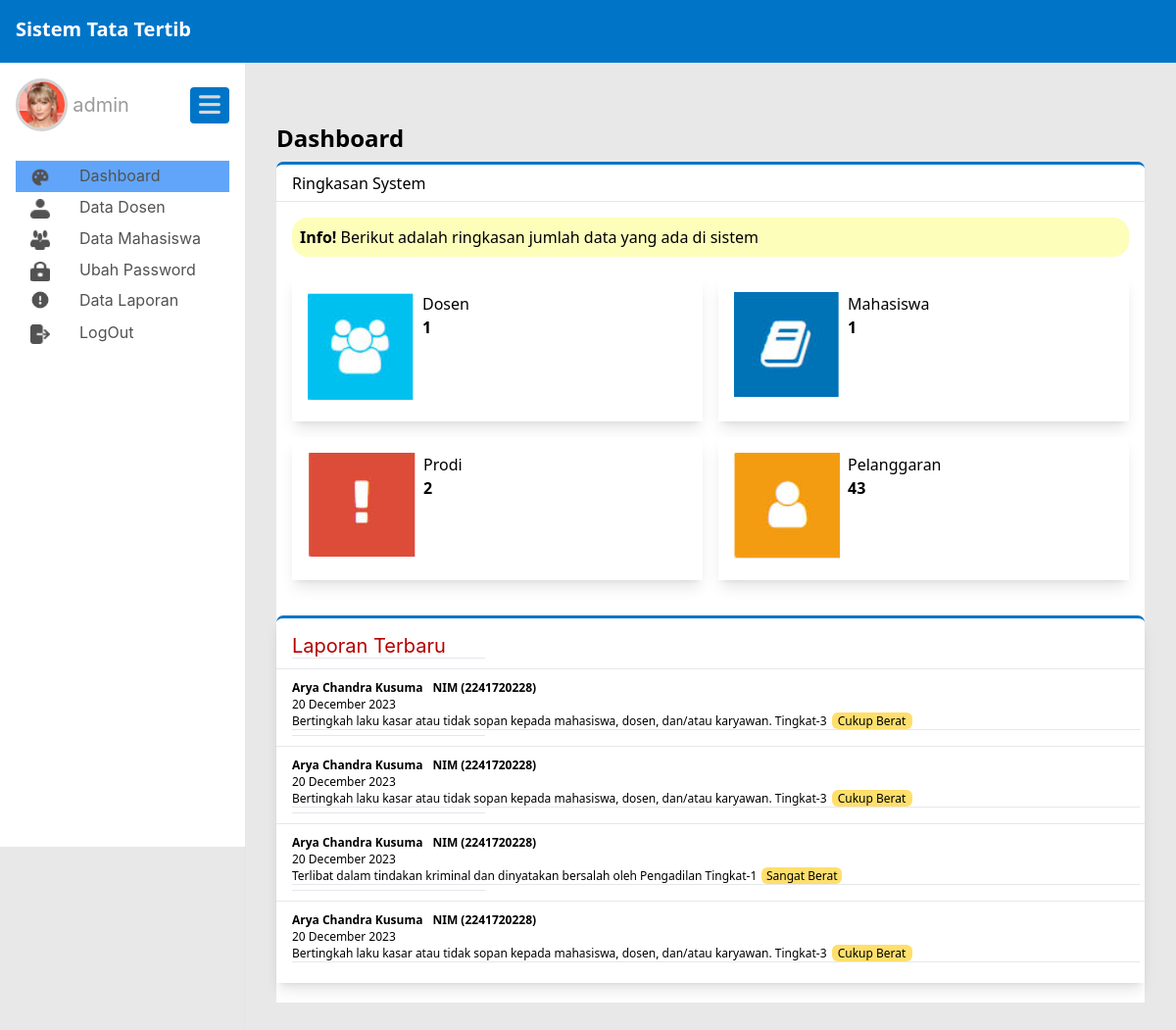
The page /public/admin (signed in) on the database its author committed.
### tables this page shows
CREATE TABLE `mahasiswa` (
  `nim` varchar(20) NOT NULL,
  `prodi_id` int(11) NOT NULL,
  `nama` varchar(50) NOT NULL,
  `TTL` varchar(50) NOT NULL,
  `jenis_kelamin` enum('L','P') NOT NULL,
  `alamat` varchar(100) NOT NULL,
  `email` varchar(50) NOT NULL,
  `no_phone` varchar(11) NOT NULL,
  `phone_ortu` varchar(20) NOT NULL,
  `jumlah_pelanggaran` int(11) NOT NULL,
  `mahasiswa_img` varchar(200) NOT NULL,
  `user_id` int(11) NOT NULL
);

CREATE TABLE `pelanggaran` (
  `pelanggaran_id` int(11) NOT NULL,
  `pelanggaran` varchar(500) NOT NULL,
  `tingkat` int(11) NOT NULL,
  `sanksi_id` int(11) NOT NULL
);

### app/core/Controller.php (called while the page is built, shortened)
<?php
class Controller{
    public function view($view, $data = []){
        require_once '../app/views/' . $view . '.php';
    }
    public function model($model){
        return new $model;
    }
}

### app/controllers/Admin.php (called while the page is built, shortened)
<?php
class Admin extends Controller{
    public function index(){
        $data['judul'] = 'Admin Page';
        $data['dosen'] = $this->model('Admin_model')->hitungDosen();
        $data['mahasiswa'] = $this->model('Admin_model')->hitungMahasiswa();
        $data['pelanggaran'] = $this->model('Admin_model')->hitungPelanggaran();
        $data['prodi'] = $this->model('Admin_model')->hitungProdi();
        $data['laporanTerbaru'] = $this->model('Admin_model')->laporanTerbaru();
        $this->view('templates/admin/header');
        $this->view('admin/index', $data);
        $this->view('templates/admin/footer');
    }
}

### app/core/App.php (called while the page is built, shortened)
<?php
class App
{
    protected $method = 'index';
    protected $params = [];
    public function __construct()
    {
        $this->controller = new $this->controller;
        call_user_func_array([$this->controller, $this->method], $this->params);
    }
}

### public/index.php (called while the page is built, shortened)
<?php
$app = new App;

### app/core/Database.php (called while the page is built, shortened)
<?php
class Database
{
    private $host = DB_HOST;
    private $user = DB_USER;
    private $pass = DB_PASS;
    private $db_name = DB_NAME;
    private $dbh;
    private $stmt;
    public function __construct()
    {
        $dsn = 'mysql:host=' . $this->host . ';dbname=' . $this->db_name;
        $option = [
            PDO::ATTR_PERSISTENT => true,
            PDO::ATTR_ERRMODE => PDO::ERRMODE_EXCEPTION
        ];
        try {
            $this->dbh = new PDO($dsn, $this->user, $this->pass, $option);
        } catch (PDOException $e) {
            die($e->getMessage());
        }
    }
    public function query($query)
    {
        $this->stmt = $this->dbh->prepare($query);
    }
    public function execute()
    {
        $this->stmt->execute();
    }
    public function resultSet()
    {
        $this->execute();
        return $this->stmt->fetchAll(PDO::FETCH_ASSOC);
    }
    public function single()
    {
        $this->execute();
        return $this->stmt->fetch(PDO::FETCH_ASSOC);
    }
}

### app/models/Admin_model.php (called while the page is built, shortened)
<?php
class Admin_model
{
    private $table2 = 'mahasiswa';
    private $table3 = 'pengaduan';
    private $table4 = 'pelanggaran';
    private $db;
    public function __construct()
    {
        $this->db = new Database;
    }
    public function hitungDosen()
    {
        $this->db->query('SELECT COUNT(nip) as jumlah_dosen FROM dosen');
        return $this->db->single();
    }
    public function hitungMahasiswa()
    {
        $this->db->query('SELECT COUNT(nim) as jumlah_mahasiswa FROM mahasiswa');
        return $this->db->single();
    }
    public function hitungPelanggaran()
    {
        $this->db->query('SELECT COUNT(pelanggaran_id) as jumlah_pelanggaran FROM pelanggaran');
        return $this->db->single();
    }
    public function hitungProdi()
    {
        $this->db->query('SELECT COUNT(prodi_id) as jumlah_prodi FROM prodi');
        return $this->db->single();
    }
    public function laporanTerbaru()
    {
        $this->db->query('SELECT
            m.nama, m.nim, date_format(p.tanggal_pengaduan, "%d %M %Y") as tanggal_pengaduan, pe.pelanggaran, pe.tingkat
        FROM ' . $this->table2 . ' AS m
        JOIN ' . $this->table3 . ' AS p ON m.nim = p.nim
        JOIN ' . $this->table4 . ' AS pe ON p.pelanggaran_id = pe.pelanggaran_id
        ORDER BY p.pengaduan_id DESC
        LIMIT 10');
        return $this->db->resultSet();
    }
}

### app/views/admin/index.php (the view, shortened to what this page needs)
<div class="flex-1 pl-8 pb-8 pt-6 pr-8 shadow-sm main_content">
  <div id="dashboard">
    <h1 class="text-2xl font-bold mb-2">Dashboard</h1>
    <div class="flex bg-white h-10 items-center shadow-sm subtitle_dashboard">
      <div class="flex-1 ml-4">Ringkasan System</div>
    </div>
    <div class="flex bg-white flex-col xl:flex-row">
      <div class="flex-1 bg-white p-4">
        <div class="flex-1 notif_db h-10 flex items-center pl-2">
        <p><b>Info! </b>Berikut adalah ringkasan jumlah data yang ada di sistem</p>
        </div>
        <div class="grid grid-cols-2 gap-4 mt-5">
          <div class="bg-white p-4 shadow-lg">
            <div class="inline-flex cardDb">
              <img src="<?= BASEURL; ?>/img/dashboard_icon/dosen.png" alt="">
              <div class="block ml-2">
                <div class="text-base inline">Dosen</div>
                <div class="text-base font-bold block"><?php echo $data['dosen']['jumlah_dosen'] ?></div>
              </div>
            </div>
          </div>
          <div class="bg-white p-4 shadow-lg">
            <div class="inline-flex cardDb">
              <img src="<?= BASEURL; ?>/img/dashboard_icon/jurusan.png" alt="">
              <div class="block ml-2">
                <div class="text-base inline">Mahasiswa</div>
                <div class="text-base font-bold block"><?php echo $data['mahasiswa']['jumlah_mahasiswa']?></div>
              </div>
            </div>
          </div>
          <div class="bg-white p-4 shadow-lg">
            <div class="inline-flex cardDb">
              <img src="<?= BASEURL; ?>/img/dashboard_icon/pelanggaran.png" alt="">
              <div class="block ml-2">
                <div class="text-base inline">Prodi</div>
                <div class="text-base font-bold block"><?php echo $data['prodi']['jumlah_prodi']  ?></div>
              </div>
            </div>
          </div>
          <div class="bg-white p-4 shadow-lg">
            <div class="inline-flex cardDb">
              <img src="<?= BASEURL; ?>/img/dashboard_icon/user.png" alt="">
              <div class="block ml-2">
                <div class="text-base inline">Pelanggaran</div>
                <div class="text-base font-bold block"><?php echo $data['pelanggaran']['jumlah_pelanggaran']?></div>
              </div>
            </div>
          </div>
        </div>
      </div>
      <div class="flex-1 bg-white pelanggaran_terbaru shadow-lg">
        <h3 class="pelanggaran_tbr_title">Laporan Terbaru</h3>
      <?php
        foreach ($data['laporanTerbaru'] as $row):
      ?>
        <hr class="hr_pelanggaran">
        <hr class="hr_db">
        <div class="biodata_pelanggar">
          <div class="profil_pelanggar flex">
            <p class="nama_pelanggar"><?php echo $row['nama']; ?></p>
            <p class="nim_pelanggar">NIM (<?php echo $data['laporanTerbaru'][0]['nim'] ?>)</p>
          </div>
          <div class="tanggal_pelanggaran_container flex">
            <p class="tanggal_pelanggaran"><?php echo $row['tanggal_pengaduan']?></p>
          </div>
          <div class="penyebab_pelanggaran_container flex">
            <p class="penyebab_pelanggaran"><?php echo $row['pelanggaran'] . " Tingkat-" . $row['tingkat']; ?></p>
            <p><?php
                if ($row['tingkat'] == '1') {
                  echo '<div class="bobot_cukup_berat">Sangat Berat</div>';
                } elseif ($row['tingkat'] == '2') {
                  echo '<div class="bobot_cukup_berat">Berat</div>';
                }elseif ($row['tingkat'] == '3'){
                  echo '<div class="bobot_cukup_berat">Cukup Berat</div>';
                }elseif ($row['tingkat'] == '4'){
                  echo '<div class="bobot_cukup_berat">Sedang</div>';
                }elseif ($row['tingkat'] == '5'){
                  echo '<div class="bobot_cukup_berat">Ringan</div>';
                }
                ?></p>
          </div>
          <hr class="hr_db">
        </div>
                <?php
                  endforeach;
                ?>
      </div>
    </div>
  </div>
</div>

### app/views/templates/admin/header.php (shortened to what this page needs)
<!DOCTYPE html>
<html lang="en">
<head>
  <script src="https://cdn.tailwindcss.com"></script>
  <link href="https://cdn.jsdelivr.net/npm/tailwindcss@2.2.19/dist/tailwind.min.css" rel="stylesheet">
  <link rel="stylesheet" href="<?= BASEURL; ?>/css/style.css">
  <link rel="stylesheet" href="https://cdnjs.cloudflare.com/ajax/libs/font-awesome/6.4.2/css/all.min.css" />
  <link rel="stylesheet" type="text/css" href="https://cdn.datatables.net/1.13.7/css/jquery.dataTables.min.css">
</head>
<body class="font-sans main">
  <nav class="navbar p-4 h-16 fixed top-0 w-full bg-gray-800 z-50">
    <div class="container-fluid mx-auto flex justify-between items-center">
      <div class="text-white font-bold text-xl">Sistem Tata Tertib</div>
    </div>
  </nav>
  <div class="flex">
    <aside class="p-4 sidebar">
      <div class="profil_db">
        <img src="<?= BASEURL; ?>/img/profil/profil.png" alt="" class="foto_profil">
        <h3 class="nama_profil"><?= $_SESSION['username']; ?></h3>
        <div class="containerBars containerBarsDefault">
          <i class="fa-solid fa-bars icon_bars toggle_bars"></i>
        </div>
      </div>
      <ul>
        <li class="sidebar_item h-8 flex items-center" id="dashboard_nav"><a href="<?= BASEURL; ?>/admin" class="text_sidebar"><img src="<?= BASEURL; ?>/img/icon/dashboard.png" class="inline icon_sidebar w-5 h-5" alt=""><span class="sidebar_text">Dashboard</span></a></li>
        <li class="sidebar_item h-8 flex items-center" id="data_dosen_nav"><a href="<?= BASEURL; ?>/admin/dosen" class="text_sidebar"><img src="<?= BASEURL; ?>/img/icon/data_dosen.png" class="inline icon_sidebar w-5 h-5" alt=""><span class="sidebar_text">Data Dosen</span></a></li>
        <li class="sidebar_item h-8 flex items-center" id="data_mahasiswa_nav"><a href="<?= BASEURL; ?>/admin/mahasiswa" class="text_sidebar"><img src="<?= BASEURL; ?>/img/icon/data_mahasiswa.png" class="inline icon_sidebar w-5 h-5" alt=""><span class="sidebar_text">Data Mahasiswa</span></a></li>
        <li class="sidebar_item h-8 flex items-center z-50" id="ubahpassword_nav"><a href="<?= BASEURL; ?>/admin/ubahPassword" class="text_sidebar"><img src="<?= BASEURL; ?>/img/icon/ubahPassword.png" class="inline icon_sidebar w-5 h-5" alt=""><span class="sidebar_text">Ubah Password</span></a></li>
        <li class="sidebar_item relative h-8 pt-1" id="laporan_nav">
          <a href="#" class="text_sidebar flex items-center">
            <img src="<?= BASEURL; ?>/img/icon/laporan_penggunaan.png" class="inline icon_sidebar w-5 h-5" alt="">
            <span class="sidebar_text">Data Laporan</span>
          </a>
        </li>
        <li id="logout_nav" class="sidebar_item h-8 flex items-center z-50"><a href="#" onclick="confirmLogin()" class="text_sidebar"><img src="<?= BASEURL; ?>/img/icon/logout.png" class="inline icon_sidebar w-5 h-5" alt=""><span class="sidebar_text">LogOut</span></a></li>
      </ul>
    </aside>

### app/views/templates/admin/footer.php (shortened to what this page needs)
</body>
</html>

### public/css/style.css (style rules this page uses)
.navbar { background-color: #0075c8 !important; }
.hr_db { background-color: #746f6f; height: 1px; }
.notif_db { background-color: #fdfeba; width: 100%px; height: 55px; border-radius: 16px; }
.icon_sidebar { margin-right: 30px; margin-left: 15px; width: 25px; height: 25px; }
.text_sidebar { color: #525252; font-family: Inter; font-size: 16px; font-style: normal; font-weight: 400; line-height: normal; }
.sidebar { background: #fff; width: 250px; height: 100vh; z-index: 30; position: fixed; margin-top: 64px; }
.main_content { margin-left: 250px; margin-top: 64px; }
.main { background: #e8e8e8; }
.profil_db { align-items: center !important; display: flex; margin-bottom: 30px; }
.nama_profil { color: #9b9b9b; font-family: Inter; font-size: 20px; font-style: normal; font-weight: 400; line-height: normal; }
.containerBars { width: 40px; height: 37px; border-radius: 4px; background: #0075c8; display: flex; justify-content: center; align-items: center; margin-left: auto; }
.icon_bars { font-size: 25px; border-radius: 2.5px; color: #d9d9d9; }
.foto_profil { border-radius: 50px; border: solid; border-color: lightgray; width: 53.2px; height: 54.133px; flex-shrink: 0; margin-right: 5px; }
.subtitle_dashboard { border-top: solid; border-radius: 7px 7px 0px 0px; border-color: #0075c8; }
.pelanggaran_terbaru { margin-top: 20px; margin-bottom: 20px; margin-right: 20px; border-top: solid; background: linear-gradient(0deg, #fff 0%, #fff 100%), #fff; padding-top: 16px; padding-bottom: 16px; border-color: #0075c8; border-radius: 7px 7px 0px 0px; width: 100%; height: 382px; overflow-y: scroll; }
.pelanggaran_tbr_title { color: #b60000; font-family: Inter; font-size: 20px; font-style: normal; font-weight: 400; line-height: normal; margin-left: 16px; }
.hr_pelanggaran { width: 197px; height: 1px; background: #b60000; margin-bottom: 10px; margin-left: 16px; }
.bobot_cukup_berat { border-radius: 6px; background: #ffdf6c; width: 82px; height: 17px; flex-shrink: 0; color: #000; font-size: 12px; font-style: normal; font-weight: 400; line-height: normal; margin-left: 5px; display: flex; justify-content: center; }
.biodata_pelanggar { padding: 10px 5px 5px 16px; }
.nama_pelanggar { color: #000; font-size: 12px; font-style: normal; font-weight: 700; line-height: normal; margin-right: 10px; }
.nim_pelanggar { color: #000; font-size: 12px; font-style: normal; font-weight: 700; line-height: normal; }
.tanggal_pelanggaran { color: #000; font-size: 12px; font-style: normal; font-weight: 400; line-height: normal; }
.penyebab_pelanggaran { color: #000; font-size: 12px; font-style: normal; font-weight: 400; line-height: normal; }

### rows shown on the page
mahasiswa: nama "Arya Chandra Kusuma", nim "2241720228", tanggal_pengaduan "20 December 2023", pelanggaran.pelanggaran "Bertingkah laku kasar atau tidak sopan kepada mahasiswa, dosen, dan/atau karyawan.", pelanggaran.tingkat "3", shows "Cukup Berat", pelanggaran.pelanggaran "Terlibat dalam tindakan kriminal dan dinyatakan bersalah oleh Pengadilan", pelanggaran.tingkat "1"

### other values the page prints
$_SESSION['username'] "admin"
$data['dosen']['jumlah_dosen'] "1"
$data['mahasiswa']['jumlah_mahasiswa'] "1"
$data['prodi']['jumlah_prodi'] "2"
$data['pelanggaran']['jumlah_pelanggaran'] "43"
